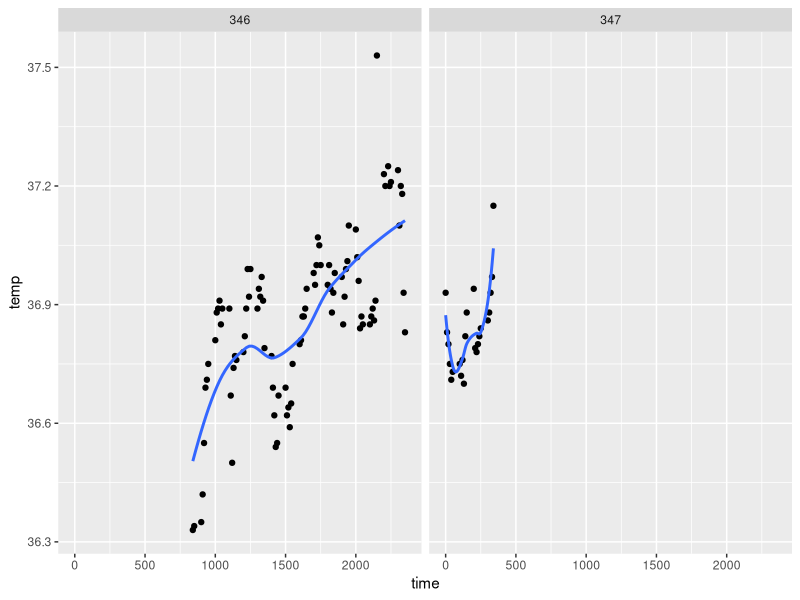
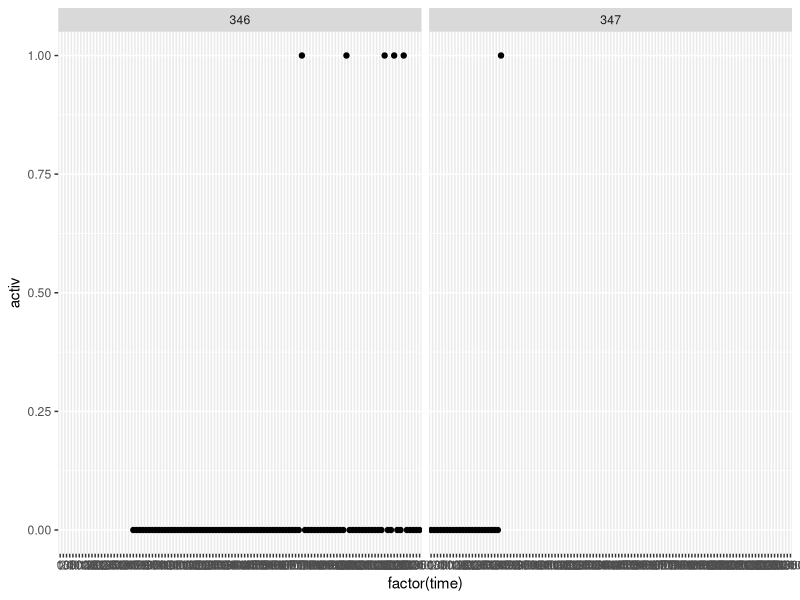
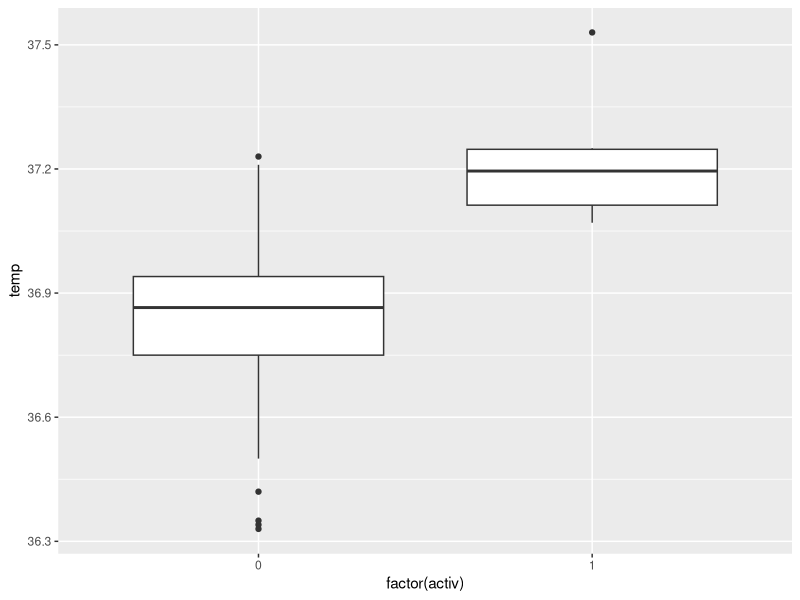

Generate these figures, in order, with R:
## ---- chunk 1
library(ggplot2)
beaver1
## ---- chunk 2
ggplot(data=beaver1, aes(x=time, y=temp))+
  geom_point()+
  geom_smooth(se=FALSE)+
  facet_grid(.~day)
## ---- chunk 3
ggplot(data=beaver1, aes(x=factor(time), y=activ))+
  geom_point()+
  facet_grid(.~day)
## ---- chunk 4
ggplot(data=beaver1, aes(x=factor(activ), y=temp))+
  geom_boxplot()
